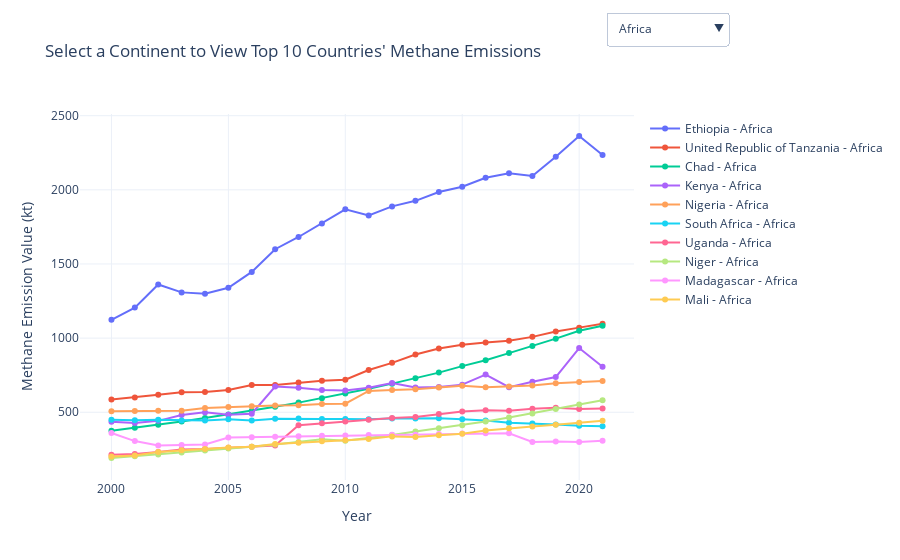

Notebook code cell kept with this figure:
### Code cell
# Group by Continent, Area, and Year, and average the 'Value'
grouped = df.groupby(['Continent', 'Area', 'Year'])['Value'].mean().reset_index()

# Find the top 10 countries per continent based on total Value
top_countries_per_continent = grouped.groupby(['Continent', 'Area'])['Value'].mean().reset_index()
top_10_countries = top_countries_per_continent.groupby('Continent').apply(lambda x: x.nlargest(10, 'Value')).reset_index(drop=True)

# Create a figure with dropdown
fig = go.Figure()

# Create dropdown options for each continent
for continent in top_10_countries['Continent'].unique():
    top_countries = top_10_countries[top_10_countries['Continent'] == continent]['Area'].values
    continent_data = grouped[(grouped['Continent'] == continent) & (grouped['Area'].isin(top_countries))]

    # Add trace for each country in the selected continent
    for country in top_countries:
        country_data = continent_data[continent_data['Area'] == country]
        fig.add_trace(go.Scatter(x=country_data['Year'], y=country_data['Value'], mode='lines+markers',
                                 name=f'{country} - {continent}',
                                 visible=False))  # Initially set all traces to invisible

# Add visibility toggle through dropdown buttons
buttons = []
for i, continent in enumerate(top_10_countries['Continent'].unique()):
    visible = [False] * len(fig.data)
    start_idx = i * 10  # Each continent has 10 countries
    visible[start_idx:start_idx + 10] = [True] * 10  # Show only the countries for the selected continent

    buttons.append(dict(label=continent,
                        method="update",
                        args=[{"visible": visible},
                              {"title": f"Top 10 Countries' Methane Emission in {continent} (2000-2021)"}]))

# Update layout with dropdown menu
fig.update_layout(
    updatemenus=[dict(active=0,
                      buttons=buttons,
                      x=0.95, y=1.28,  # Position the dropdown
                      xanchor='left', yanchor='top')],
    title="Select a Continent to View Top 10 Countries' Methane Emissions",
    xaxis_title="Year",
    yaxis_title="Methane Emission Value (kt)",
    template="plotly_white"
)

# Make the first continent (default) visible
for i in range(10):
    fig.data[i].visible = True

# Show the interactive plot
fig.show()
